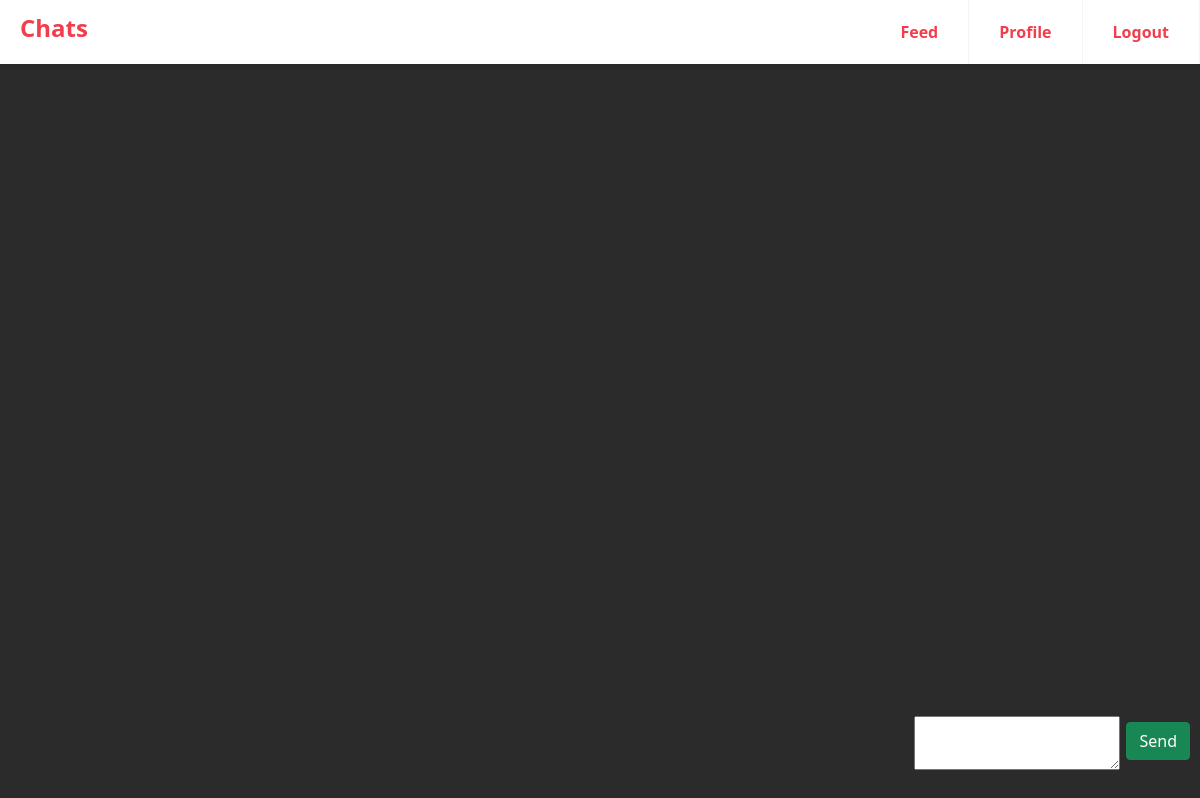
Page /chats/USA Politics/ (signed in) on the earlier database version.
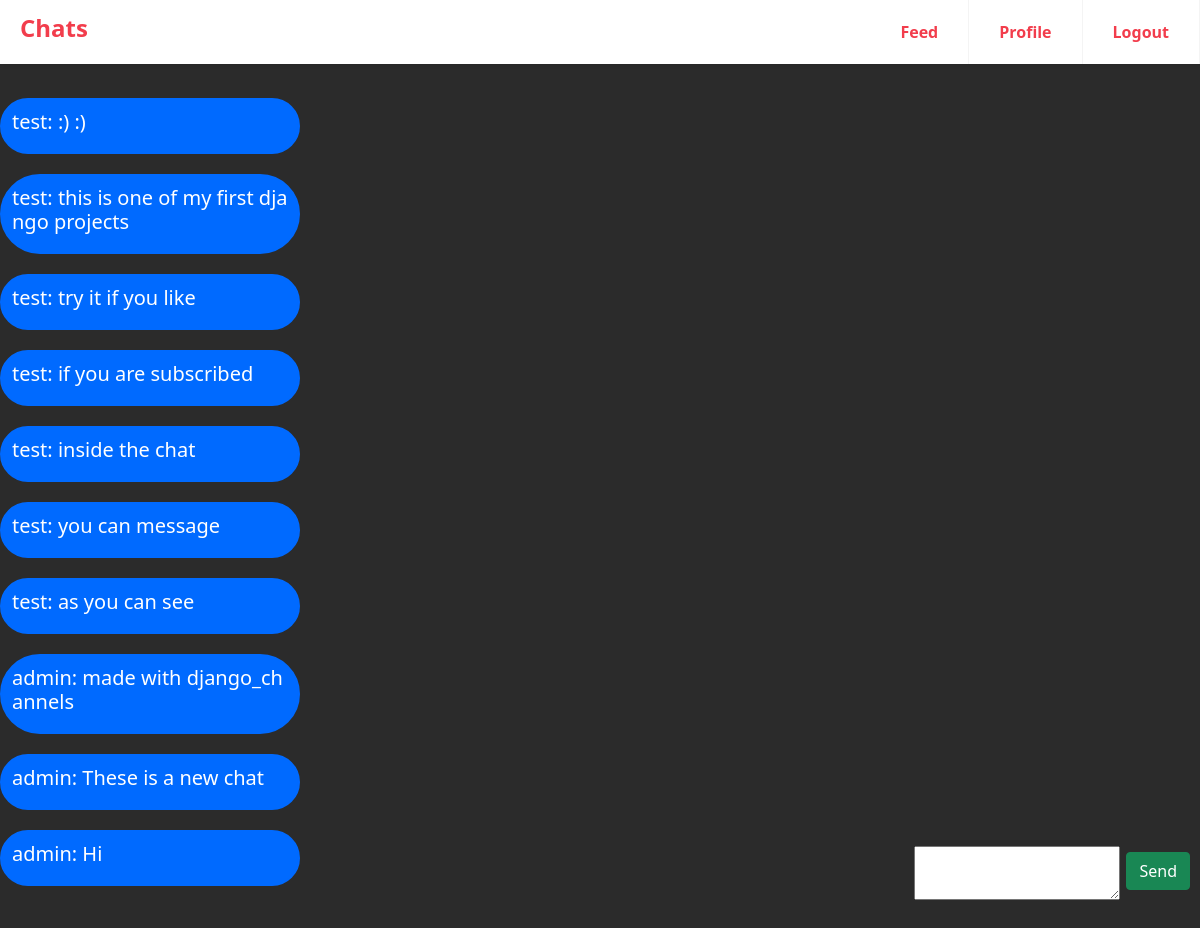
Same page on the later database version.
### chats/models.py (models this page shows, shortened)
class SubMessage(models.Model):
    user = models.ForeignKey(User, on_delete=models.CASCADE)
    room = models.ForeignKey(Room, on_delete=models.CASCADE)
    message = models.CharField(max_length=500)
    timestamp = models.DateTimeField(auto_now_add=True)

### chats/views.py (the view)
# urls.py: path('<str:room_name>/', room_chat, name='room_chat'),
@login_required
def room_chat(request, room_name):
    room = room_name.replace(" ", "")
    chats = Room.objects.all()
    state = 0
    for chat in chats:
        if request.user in chat.subscribers.all() and chat.room_name == room_name:
            state = 1
    latest_messages =  SubMessage.objects.all().order_by("-timestamp")
    return render(request, 'room.html', {'room_name': room, 'state': state, 'current_room':room_name, 'last_ten_messages':latest_messages})

### chats/templates/room.html (shortened to what this page needs)
{% extends 'chats_base.html' %}
{% load static %}
{% block content %}
<br>
    {% if state == 1 %}
    <textarea id="chat-message-input" type="text"></textarea><br>
    <button id="chat-message-submit" class="btn btn-success btn-mess-sub" type="button" value="Send">Send</button>
    <div class="mess-log-div">
    {% for mess in last_ten_messages.all %}
    <div class="mess-log"><h5>{{ mess.user }}: {{ mess.message }}</h5></div>
    {% endfor %}
    </div>
    <div id="chat-log"></div><br>
    {% else %}
    <h5 class="sub-to-chat">Subcribe to Chat</h5>
    <script> document.body.style.textAlign = "center";</script>
    {% endif %}
{% endblock %}

Differences in the rows shown:
added SubMessage: user "test", message ":) :)"
added SubMessage: user "test", message "this is one of my first django projects"
added SubMessage: user "test", message "try it if you like"
added SubMessage: user "test", message "if you are subscribed"
added SubMessage: user "test", message "inside the chat"
added SubMessage: user "test", message "you can message"
added SubMessage: user "test", message "as you can see"
added SubMessage: user "admin", message "made with django_channels"
added SubMessage: user "admin", message "These is a new chat"
added SubMessage: user "admin", message "Hi"
